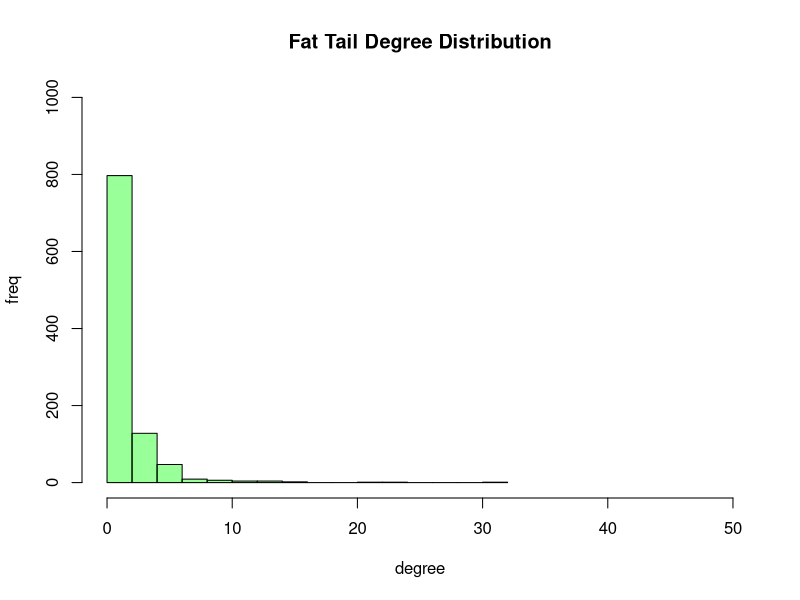
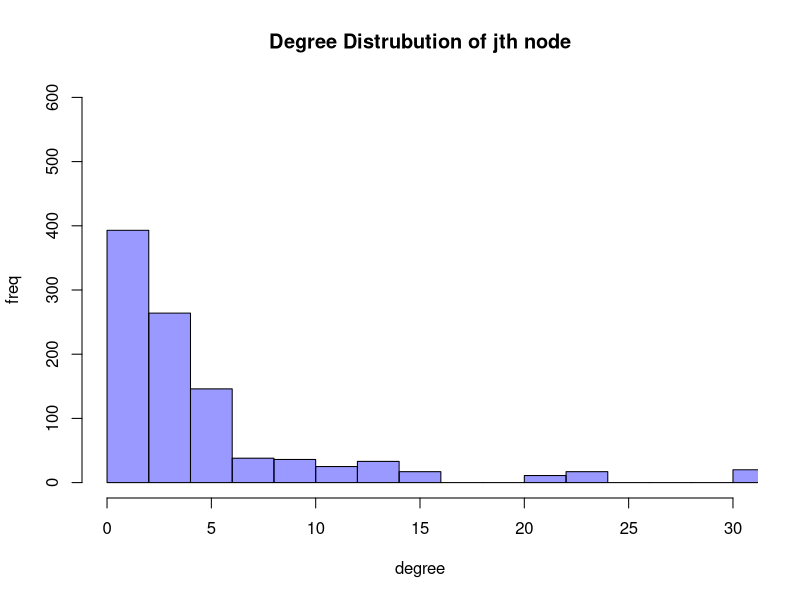

Reproduce these figures in R, in order.
library(igraph)

#2a
fat_tail_network <- barabasi.game(1000, directed = FALSE)
deg_ft <- degree(fat_tail_network)
hist(deg_ft, col=rgb(0,1,0,.4), xlim=c(0,50), ylim=c(0,1000), xlab="degree",ylab="freq", main="Fat Tail Degree Distribution")

diameter(fat_tail_network)

#2b
is_connected(fat_tail_network)
cluster <- clusters(fat_tail_network)
giant_component <- induced_subgraph(fat_tail_network, which(cluster$membership == which.max(cluster$csize)))
community_structure <- fastgreedy.community(giant_component)
modularity <- modularity(community_structure)

#2c
large_fat_tail_network <- barabasi.game(10000, directed = FALSE)
large_cluster <- clusters(large_fat_tail_network)
large_giant_component <- induced_subgraph(large_fat_tail_network, which(large_cluster$membership == which.max(large_cluster$csize)))
large_community_structure <- fastgreedy.community(large_giant_component)
large_modularity <- modularity(large_community_structure)

#2d
#repeat the process for 1000 times and collect degree
for (i in 1:1000) {
    #random generate a number within 1000
    n_i <- sample(1000, 1)
    
    #get its neighbor in fat tail network
    neighbor_list <- neighbors(fat_tail_network, n_i)
    
    #if only one neighbor
    if (length(neighbor_list) == 1) {
        n_j <- neighbor_list
    } else {
        n_j <- sample(neighbor_list, 1)
    }
    if (i == 1) {
        deg_nj <- degree(fat_tail_network, n_j)
    } else {
        deg_nj <- c(deg_nj, degree(fat_tail_network, n_j))
    }
}
hist(deg_nj, col=rgb(0,0,1,.4), xlim=c(0,30), ylim=c(0,600), xlab="degree", ylab="freq", main="Degree Distrubution of jth node")
